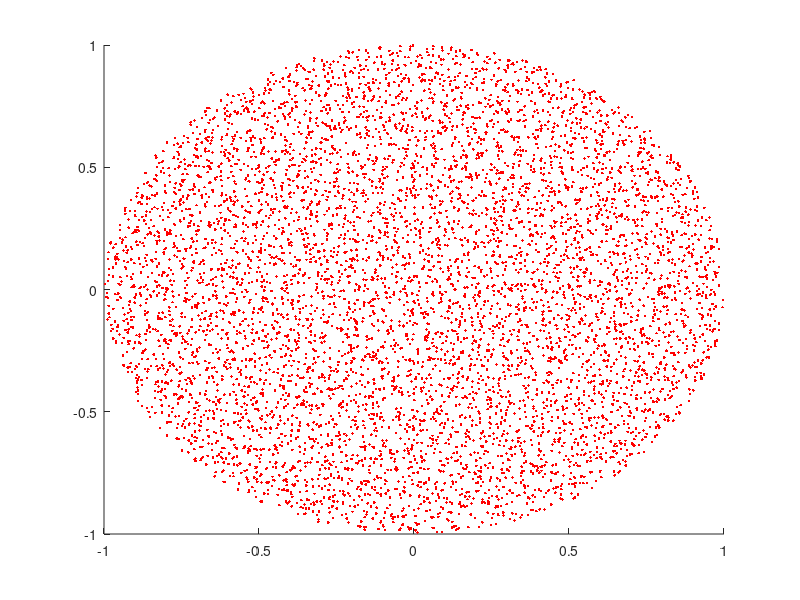

Write MATLAB code to recreate this figure.
%{

The formula for a point on the sphere is as follows:
P = ( 
    sin(phi) cos(theta), 
    sin(phi) sin(theta),
    cos(theta) 
    )

%}
clear all;
numGridVals = 30;
numIterations = 10;

interval = 2/numGridVals;
intervalValues = -1:interval:1;

sizeIntVals = size(intervalValues);
numValues = sizeIntVals(2);

%{
The random number generator generates from a normal distribution
   where the standard deviation is standardDev and the mean is mean. 
This way the numbers tend toward the center of the box
%}
standardDev = 1/8;
mean = 1/2;

%makes the meshgrid
[gridXvals, gridYvals] = meshgrid(intervalValues,intervalValues);

for iteration = 1:numIterations
    
    randomIntervalValues = rand(1,numValues).*interval;

    %do uniform distribution
    Xvals = gridXvals + rand(numValues,numValues).*interval;
    Yvals = gridYvals + rand(numValues,numValues).*interval;

    %do normal distribution
    %Xvals = gridXvals + (randn(numValues,numValues).*standardDev + mean).*interval;
    %Yvals = gridYvals + (randn(numValues,numValues).*standardDev + mean).*interval;

    %only put it in the center
    %Xvals = gridXvals + 0.5.*interval;
    %Yvals = gridYvals + 0.5.*interval;

    radius = 1;
    squaredDist = Xvals.^2 + Yvals.^2;
    XvalsPlot = Xvals(squaredDist <= radius^2);
    YvalsPlot = Yvals(squaredDist <= radius^2);
    ZvalsPlot = sqrt(1 - XvalsPlot.^2 - YvalsPlot.^2);

    hold on
    plot3(XvalsPlot,YvalsPlot,ZvalsPlot,'r.');
    hold off
    
end

